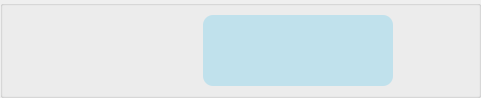
<?xml version="1.0" encoding="UTF-8"?>
<ui version="4.0">
 <class>Form</class>
 <widget class="QWidget" name="Form">
  <property name="geometry">
   <rect>
    <x>0</x>
    <y>0</y>
    <width>481</width>
    <height>98</height>
   </rect>
  </property>
  <property name="windowTitle">
   <string>Form</string>
  </property>
  <layout class="QVBoxLayout" name="verticalLayout">
   <property name="spacing">
    <number>0</number>
   </property>
   <property name="leftMargin">
    <number>0</number>
   </property>
   <property name="topMargin">
    <number>0</number>
   </property>
   <property name="rightMargin">
    <number>0</number>
   </property>
   <property name="bottomMargin">
    <number>0</number>
   </property>
   <item>
    <widget class="QGroupBox" name="groupBox">
     <property name="title">
      <string/>
     </property>
     <layout class="QHBoxLayout" name="horizontalLayout">
      <item>
       <layout class="QHBoxLayout" name="horizontalLayout_2">
        <property name="spacing">
         <number>4</number>
        </property>
        <property name="leftMargin">
         <number>0</number>
        </property>
        <item>
         <spacer name="horizontalSpacer">
          <property name="orientation">
           <enum>Qt::Horizontal</enum>
          </property>
          <property name="sizeType">
           <enum>QSizePolicy::MinimumExpanding</enum>
          </property>
          <property name="sizeHint" stdset="0">
           <size>
            <width>40</width>
            <height>20</height>
           </size>
          </property>
         </spacer>
        </item>
        <item>
         <widget class="QGroupBox" name="groupBox_2">
          <property name="sizePolicy">
           <sizepolicy hsizetype="MinimumExpanding" vsizetype="Preferred">
            <horstretch>0</horstretch>
            <verstretch>0</verstretch>
           </sizepolicy>
          </property>
          <property name="styleSheet">
           <string notr="true">background-color: rgb(192, 225, 236);
border-radius: 10px
</string>
          </property>
          <property name="title">
           <string/>
          </property>
          <layout class="QVBoxLayout" name="verticalLayout_3">
           <property name="leftMargin">
            <number>0</number>
           </property>
           <item>
            <widget class="QLabel" name="username_mensajero">
             <property name="font">
              <font>
               <pointsize>12</pointsize>
               <weight>75</weight>
               <italic>false</italic>
               <bold>true</bold>
               <underline>false</underline>
               <strikeout>false</strikeout>
              </font>
             </property>
             <property name="styleSheet">
              <string notr="true">color: rgb(1, 35, 60);</string>
             </property>
             <property name="text">
              <string/>
             </property>
             <property name="alignment">
              <set>Qt::AlignRight|Qt::AlignTrailing|Qt::AlignVCenter</set>
             </property>
            </widget>
           </item>
           <item>
            <widget class="QLabel" name="message_mensajero">
             <property name="sizePolicy">
              <sizepolicy hsizetype="Preferred" vsizetype="MinimumExpanding">
               <horstretch>0</horstretch>
               <verstretch>0</verstretch>
              </sizepolicy>
             </property>
             <property name="font">
              <font>
               <pointsize>10</pointsize>
              </font>
             </property>
             <property name="styleSheet">
              <string notr="true">color: rgb(0, 75, 115);</string>
             </property>
             <property name="text">
              <string/>
             </property>
             <property name="alignment">
              <set>Qt::AlignRight|Qt::AlignTop|Qt::AlignTrailing</set>
             </property>
             <property name="wordWrap">
              <bool>true</bool>
             </property>
            </widget>
           </item>
          </layout>
         </widget>
        </item>
       </layout>
      </item>
      <item>
       <layout class="QVBoxLayout" name="verticalLayout_2">
        <item>
         <widget class="QLabel" name="fotoPerfil">
          <property name="sizePolicy">
           <sizepolicy hsizetype="Fixed" vsizetype="Fixed">
            <horstretch>0</horstretch>
            <verstretch>0</verstretch>
           </sizepolicy>
          </property>
          <property name="minimumSize">
           <size>
            <width>70</width>
            <height>70</height>
           </size>
          </property>
          <property name="maximumSize">
           <size>
            <width>70</width>
            <height>70</height>
           </size>
          </property>
          <property name="text">
           <string/>
          </property>
          <property name="pixmap">
           <pixmap resource="../QRC/imagenesInicioSesion.qrc">:/newPrefix/Icons/Usuario Masculino 5.png</pixmap>
          </property>
          <property name="alignment">
           <set>Qt::AlignCenter</set>
          </property>
         </widget>
        </item>
        <item>
         <spacer name="verticalSpacer">
          <property name="orientation">
           <enum>Qt::Vertical</enum>
          </property>
          <property name="sizeHint" stdset="0">
           <size>
            <width>20</width>
            <height>40</height>
           </size>
          </property>
         </spacer>
        </item>
       </layout>
      </item>
     </layout>
    </widget>
   </item>
  </layout>
 </widget>
 <resources>
  <include location="../QRC/imagenesInicioSesion.qrc"/>
  <include location="../QRC/imagenesInicioSesion.qrc"/>
 </resources>
 <connections/>
</ui>
